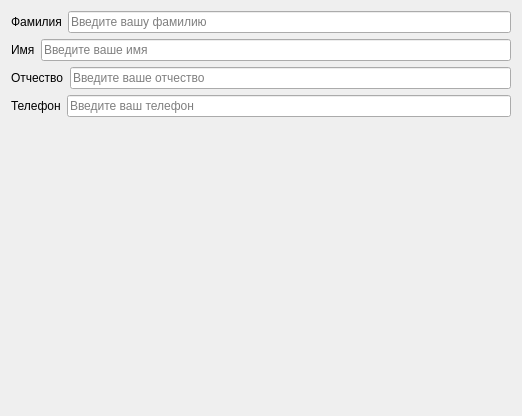
            <widget class="QWidget" name="page">
             <property name="geometry">
              <rect>
               <x>0</x>
               <y>0</y>
               <width>522</width>
               <height>416</height>
              </rect>
             </property>
             <attribute name="label">
              <string>QLineEdit</string>
             </attribute>
             <layout class="QVBoxLayout" name="verticalLayout_8">
              <item>
               <layout class="QHBoxLayout" name="horizontalLayout_5">
                <item>
                 <widget class="QLabel" name="label">
                  <property name="text">
                   <string>Фамилия</string>
                  </property>
                 </widget>
                </item>
                <item>
                 <widget class="QLineEdit" name="lineEdit">
                  <property name="text">
                   <string/>
                  </property>
                  <property name="placeholderText">
                   <string>Введите вашу фамилию</string>
                  </property>
                 </widget>
                </item>
               </layout>
              </item>
              <item>
               <layout class="QHBoxLayout" name="horizontalLayout_6">
                <item>
                 <widget class="QLabel" name="label_2">
                  <property name="text">
                   <string>Имя</string>
                  </property>
                 </widget>
                </item>
                <item>
                 <widget class="QLineEdit" name="lineEdit_2">
                  <property name="text">
                   <string/>
                  </property>
                  <property name="placeholderText">
                   <string>Введите ваше имя</string>
                  </property>
                 </widget>
                </item>
               </layout>
              </item>
              <item>
               <layout class="QHBoxLayout" name="horizontalLayout_7">
                <item>
                 <widget class="QLabel" name="label_3">
                  <property name="text">
                   <string>Отчество</string>
                  </property>
                 </widget>
                </item>
                <item>
                 <widget class="QLineEdit" name="lineEdit_3">
                  <property name="text">
                   <string/>
                  </property>
                  <property name="placeholderText">
                   <string>Введите ваше отчество</string>
                  </property>
                 </widget>
                </item>
               </layout>
              </item>
              <item>
               <layout class="QHBoxLayout" name="horizontalLayout_8">
                <item>
                 <widget class="QLabel" name="label_7">
                  <property name="text">
                   <string>Телефон</string>
                  </property>
                 </widget>
                </item>
                <item>
                 <widget class="QLineEdit" name="lineEdit_4">
                  <property name="text">
                   <string/>
                  </property>
                  <property name="placeholderText">
                   <string>Введите ваш телефон</string>
                  </property>
                 </widget>
                </item>
               </layout>
              </item>
              <item>
               <spacer name="verticalSpacer">
                <property name="orientation">
                 <enum>Qt::Vertical</enum>
                </property>
                <property name="sizeHint" stdset="0">
                 <size>
                  <width>20</width>
                  <height>275</height>
                 </size>
                </property>
               </spacer>
              </item>
             </layout>
            </widget>
